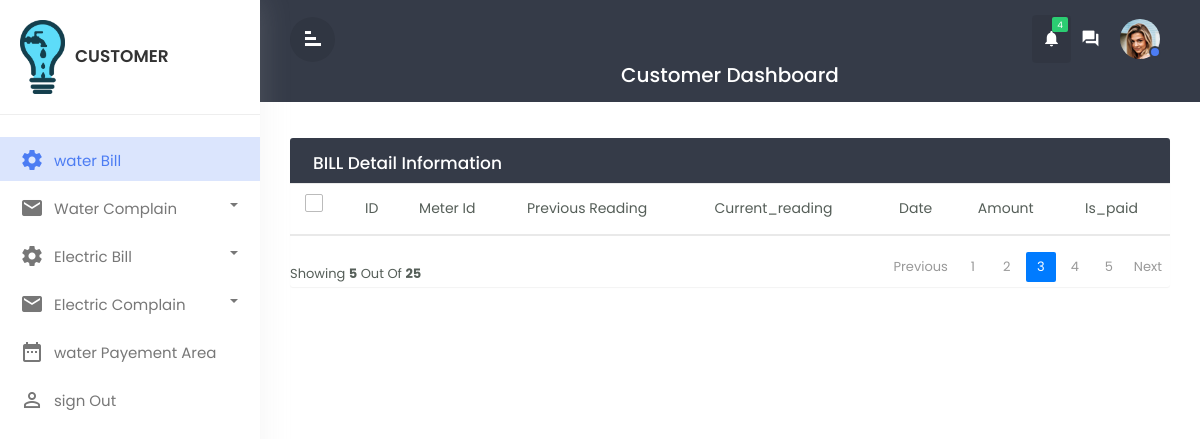
The page /viewwaterbill (signed in) on the database as committed earlier.
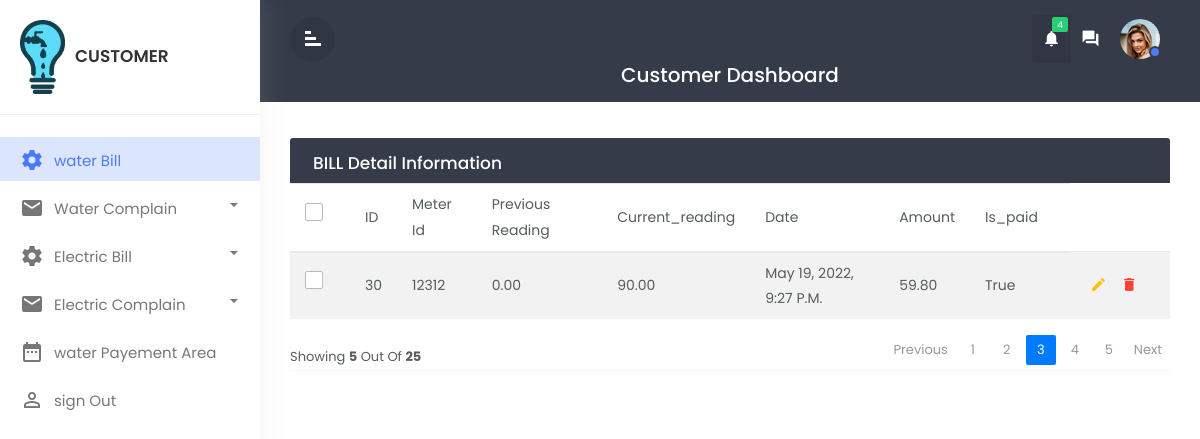
The same page on the database as committed later.
### water/models.py (models this page shows, shortened)
class WaterBillInfo(models.Model):
    meter_id=models.ForeignKey(on_delete=models.CASCADE, to=WaterCustomer)
    prev_reading = models.DecimalField(max_digits=50,decimal_places=2,default=0)
    current_reading = models.DecimalField(max_digits=50,decimal_places=2)
    date = models.DateTimeField(default=timezone.now)
    is_paid = models.BooleanField(max_length=50,default=False)
    amount = models.DecimalField(max_digits=50,decimal_places=2,null=True)
    class Meta:
        db_table = "waterbillinfo"

### water/views.py (the view)
# urls.py: path('viewwaterbill',views.viewwaterbill,name='viewwaterbill'),
def viewwaterbill(request):
    x=request.user.username
    y=WaterCustomer.objects.get(username=x)
    m=y.meter_id
    billdata=WaterBillInfo.objects.filter(meter_id_id = y)
    context = {
             'billdata': billdata
        }
    return render(request,'customer/viewwaterbill.html',context)

### templates/customer/viewwaterbill.html (shortened to what this page needs)
            {% extends 'customer/customerbase.html' %}
            {% block content %}
            <div id="mymain" class="main-content">
                <div class="row">
                <div class="col-md-12">
                    <div class="table-wrapper">
                    <div class="table-title">
                        <div class="row">
                            <div class="col-sm-6 p-0 flex justify-content-lg-start justify-content-center">
                            <h2 class="ml-lg-2">BILL Detail Information</h2>
                            </div>
                        </div>
                    </div>
                    <table class="table table-striped table-hover">
                        <thead>
                            <tr>
                            <th><span class="custom-checkbox">
                            <label for="selectAll"></label></th>
                            <th>ID</th>
                            <th>Meter Id</th>
                            <th>previous reading</th>
                            <th>Current_reading</th>
                            <th>Date</th>
                            <th>Amount</th>
                            <th>Is_paid</th>
                            </tr>
                        </thead>
                        {% for data in billdata %}
                        <tbody>
                            <tr>
                            <th><span class="custom-checkbox">
                            <label for="checkbox1"></label></th>
                            <th>{{data.id}}</th>
                            <th>{{data.meter_id_id}}</th>
                            <th>{{data.prev_reading}}</th>
                            <th>{{data.current_reading}}</th>
                            <th>{{data.date}}</th>
                            <th>{{data.amount}}</th>
                            <th>{{data.is_paid}}</th>
                            <th>
                            <a href="#editEmployeeModal" class="edit" data-toggle="modal">
                            <i class="material-icons" data-toggle="tooltip" title="Edit">&#xE254;</i>
                            </a>
                            <a href="#deleteEmployeeModal" class="delete" data-toggle="modal">
                            <i class="material-icons" data-toggle="tooltip" title="Delete">&#xE872;</i>
                            </a>
                            </th>
                            </tr>
                        </tbody>
                        {%endfor%}
                    </table>
                    <div class="clearfix">
                        <div class="hint-text">showing <b>5</b> out of <b>25</b></div>
                        <ul class="pagination">
                        <li class="page-item disabled"><a href="#">Previous</a></li>
                        <li class="page-item "><a href="#"class="page-link">1</a></li>
                        <li class="page-item "><a href="#"class="page-link">2</a></li>
                        <li class="page-item active"><a href="#"class="page-link">3</a></li>
                        <li class="page-item "><a href="#"class="page-link">4</a></li>
                        <li class="page-item "><a href="#"class="page-link">5</a></li>
                        <li class="page-item "><a href="#" class="page-link">Next</a></li>
                        </ul>
                    </div>
                    </div>
                </div>
                </div>
            </div>
            {% endblock content %}

### templates/customer/customerbase.html (shortened to what this page needs)
{%load static%}
<!doctype html>
<html lang="en">
  <head>
        <link rel="stylesheet" href="{% static 'css/bootstrap.min.css' %}">
        <link rel="stylesheet" href="{% static 'css/custom.css' %}">
  </head>
  <body>
<div class="wrapper">
	 <div id="sidebar">
	    <div class="sidebar-header">
		   <h3><img src="{% static 'img/logo1.png' %}" class="img-fluid"/><span>Customer</span></h3>
		</div>
		<ul class="list-unstyled component m-0">
		  <li class="active">
		  <a href="{% url 'viewwaterbill' %}" class="dashboard"><i class="material-icons">settings</i>water Bill </a>
		  </li>
		  <li class="dropdown">
		  <a href="#homeSubmenu1" data-toggle="collapse" aria-expanded="false"
		  class="dropdown-toggle">
		  <i class="material-icons" id="watercomplain">mail</i>Water complain
		  </a>
		  </li>
		   <li class="dropdown">
		  <a href="#homeSubmenu2" data-toggle="collapse" aria-expanded="false"
		  class="dropdown-toggle">
		  <i class="material-icons">settings</i>Electric Bill
		  </a>
		  </li>
		   <li class="dropdown">
		  <a href="#homeSubmenu3" data-toggle="collapse" aria-expanded="false"
		  class="dropdown-toggle">
		  <i class="material-icons">mail</i>Electric Complain
		  </a>
		  </li>
		  <li class="">
		  <a href="{% url 'waterpayment' %}" class=""><i class="material-icons">date_range</i>water payement area </a>
		  </li>
		  <li class="">
		  <a href="{% url 'logout' %}" class=""><i class="material-icons">perm_identity</i>sign out</a>
		  </li>
		</ul>
	 </div>
      <div id="content">
		  <div class="top-navbar">
		     <div class="xd-topbar">
			     <div class="row">
				     <div class="col-2 col-md-1 col-lg-1 order-2 order-md-1 align-self-center">
					    <div class="xp-menubar">
						    <span class="material-icons text-white">signal_cellular_alt</span>
						</div>
					 </div>
					 <div class="col-md-5 col-lg-3 order-3 order-md-2">
					 </div>
					 <div class="col-10 col-md-6 col-lg-8 order-1 order-md-3">
					     <div class="xp-profilebar text-right">
						    <nav class="navbar p-0">
							   <ul class="nav navbar-nav flex-row ml-auto">
							   <li class="dropdown nav-item active">
							     <a class="nav-link" href="#" data-toggle="dropdown">
								  <span class="material-icons">notifications</span>
								  <span class="notification">4</span>
								 </a>
							   </li>
							   <li class="nav-item">
							     <a class="nav-link" href="#">
								   <span class="material-icons">question_answer</span>
								 </a>
							   </li>
							   <li class="dropdown nav-item">
							     <a class="nav-link" href="#" data-toggle="dropdown">
								  <img src="{% static 'img/user.jpg' %}" style="width:40px; border-radius:50%;"/>
								  <span class="xp-user-live"></span>
								 </a>
							   </li>
							   </ul>
							</nav>
						 </div>
					 </div>
				 </div>
				 <div class="xp-breadcrumbbar text-center">
				    <h4 class="page-title">Customer Dashboard</h4>
				 </div>
			 </div>
		  </div>
		     {% block content %}
			 {% endblock %}
	  </div>
</div>
  </body>
  </html>

Rows that differ between the two databases and show on the page:
added WaterBillInfo: id "30", meter_id_id "12312", prev_reading "0.00", current_reading "90.00", date "May 19, 2022, 9:27 P.m.", amount "59.80", is_paid "True"
